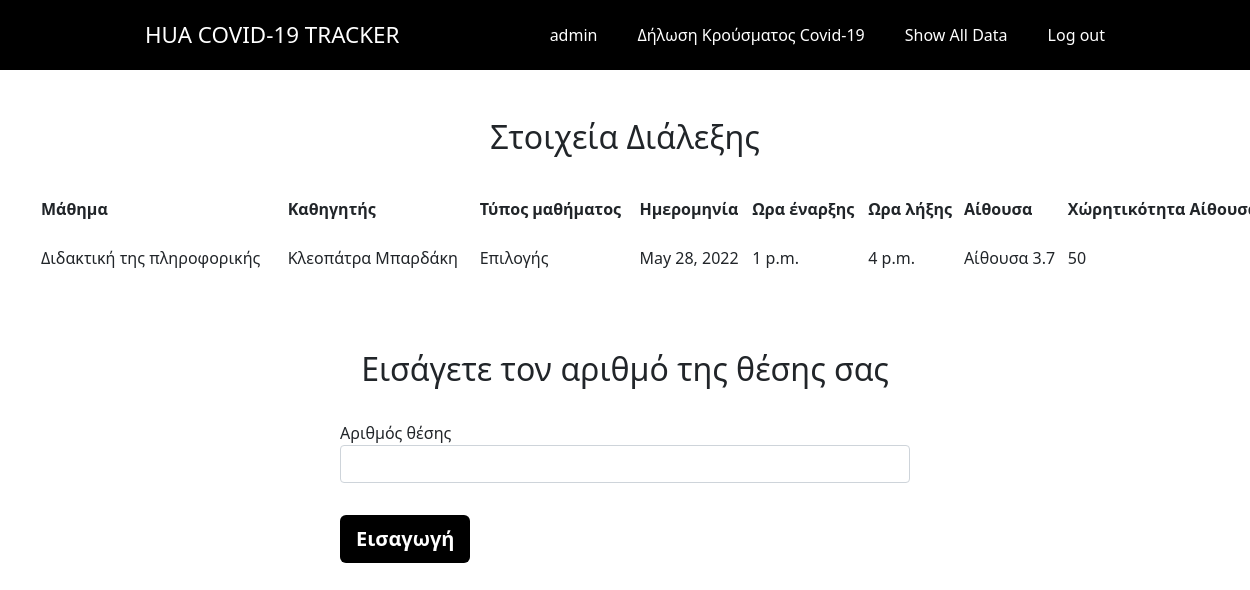
The page /lectures/15/ (signed in) on the database its author committed.
### covidtracker/models.py (models this page shows, shortened)
class Lecture(models.Model):
    date=models.DateField(verbose_name='Ημερομηνία')
    course=models.ForeignKey(Course,on_delete=models.CASCADE,verbose_name='Μάθημα')
    class Meta:
        verbose_name='Ημερομηνία διάλεξης'
        verbose_name_plural='Ημερομηνία διαλέξεων'

class Course(models.Model):
    startingHour=models.TimeField(verbose_name="Ωρα έναρξης")
    endingHour=models.TimeField(verbose_name="Ωρα λήξης")
    professor=models.CharField(max_length=40,verbose_name='Καθηγητής')
    lesson=models.CharField(max_length=40,verbose_name='Μάθημα')
    lessonType=models.CharField(verbose_name='Τύπος μαθήματος',
      choices=(('Υποχρεωτικό','Υποχρεωτικό'),('Επιλογής','Επιλογής')),max_length=30)
    amphitheater=models.ForeignKey(Amphitheater,on_delete=models.CASCADE,verbose_name='Αμφιθέατρο')
    class Meta:
        verbose_name='Στοιχεία διάλεξης (χωρίς ημερομηνία)'
        verbose_name_plural='Στοιχεία διαλέξεων (χωρίς ημερομηνία)'

class Amphitheater(models.Model):
    name=models.CharField(max_length=40,verbose_name='Ονομα')
    capacity=models.IntegerField(verbose_name='Χωρητικότητα')
    floor=models.IntegerField(verbose_name='Οροφος')
    class Meta:
        verbose_name='Αμφιθέατρο'
        verbose_name_plural='Αμφιθέατρα'

### covidtracker/views.py (the view)
# urls.py: path('lectures/<int:id>/',views.lecture),
@login_required
def lecture(request,id):
    lecture=covidtracker.models.Lecture.objects.filter(id=id)
    return render(request,'position.html',{'lecture':lecture})

### templates/position.html (shortened to what this page needs)
{% load static %}
<!DOCTYPE html>
<html lang="en">
<head>
    <link rel="stylesheet" href="https://cdnjs.cloudflare.com/ajax/libs/font-awesome/4.7.0/css/font-awesome.min.css">
    <link rel="stylesheet" href="https://stackpath.bootstrapcdn.com/bootstrap/5.0.0-alpha1/css/bootstrap.min.css">
    <link rel="stylesheet" type="text/css" href="{% static 'css/index.css' %}">
</head>
<body>
  <section class="navigation">
    <div class="nav-container">
      <div class="brand">
        <a href="/index.html">Hua Covid-19 Tracker</a>
      </div>
      <nav>
        <ul class="nav-list">
          <li>
            <a style="color: white;">{{user}}</a>
          </li>
          <li>
            <a href="/covid">Δήλωση Κρούσματος Covid-19</a>
          </li>
          <li>
            <a href="/show">Show All Data</a>
          </li>
          <li>
            <a href="/logout">Log out</a>
          </li>
        </ul>
      </nav>
    </div>
  </section>
  <br><br>
  <h2 style="text-align: center;">Στοιχεία Διάλεξης</h2>
  <table style="width: 100%; margin: 40px;">
    <thead>
       <tr>
         <th>Μάθημα</th>
         <th>Καθηγητής</th>
         <th>Τύπος μαθήματος</th>
         <th>Ημερομηνία</th>
         <th>Ωρα έναρξης</th>
         <th>Ωρα λήξης</th>
         <th>Αίθουσα</th>
         <th>Χώρητικότητα Αίθουσας</th>
       </tr>
    </thead>
    <tbody>
      {% for i in lecture %}
       <tr class="even:bg-gray-50">
         <td class="py-4 px-6">{{i.course.lesson}}</td>
         <td class="py-4 px-6">{{i.course.professor}}</td>
         <td class="py-4 px-6">{{i.course.lessonType}}</td>
         <td class="py-4 px-6">{{i.date}}</td>
         <td class="py-4 px-6">{{i.course.startingHour}}</td>
         <td class="py-4 px-6">{{i.course.endingHour}}</td>
         <td class="py-4 px-6">{{i.course.amphitheater.name}}</td>
         <td class="py-4 px-6">{{i.course.amphitheater.capacity}}</td>
      </tr>
      {% endfor %}
    </tbody>
  </table>
    <div class="container">
        <div class="row">
          <div class="col-md-3"></div>
          <div class="col-md-6 p-0 pt-3">
            <h2 style="text-align: center;">Εισάγετε τον αριθμό της θέσης σας</h2><br>
            <form class="login-form" action="add" method="POST">
               <div class="mb-3 bg-color">
               <label>Αριθμός θέσης</label>
               <input type="text" name="positionNumber" class="form-control" required>
              </div>
              <input type="submit" class="btn btn-custom btn-lg btn-block mt-3" value="Εισαγωγή">
              <div class="text-center pt-3 pb-3">
              </div>
            </form>
          </div>
          <div class="col-md-3"></div>
        </div>
    </div>
</body>
</html>

### static/css/index.css (style rules this page uses)
.navigation { height: 70px; background:black; }
.brand { position: absolute; padding-left: 20px; float: left; line-height: 70px; text-transform: uppercase; font-size: 1.4em; }
.brand a, .brand a:visited { color: #ffffff; text-decoration: none; }
.nav-container { max-width: 1000px; margin: 0 auto; }
nav { float: right; }
nav ul { list-style: none; margin: 0; padding: 0; }
nav ul li { float: left; position: relative; }
nav ul li a, nav ul li a:visited { display: block; padding: 0 20px; line-height: 70px; background: black; color: #ffffff; text-decoration: none; }
.btn-custom { background-color: black; border: none; border-radius: 6px; font-size: 20px; line-height: 28px; color: #fff; font-weight: 700; height: 48px; }

### rows shown on the page
Lecture: course.lesson "Διδακτική της πληροφορικής", course.professor "Κλεοπάτρα Μπαρδάκη", course.lessonType "Επιλογής", date "May 28, 2022", course.startingHour "1 p.m.", course.endingHour "4 p.m.", course.amphitheater.name "Αίθουσα 3.7", course.amphitheater.capacity "50"

### other values the page prints
{{ user }} "admin"
